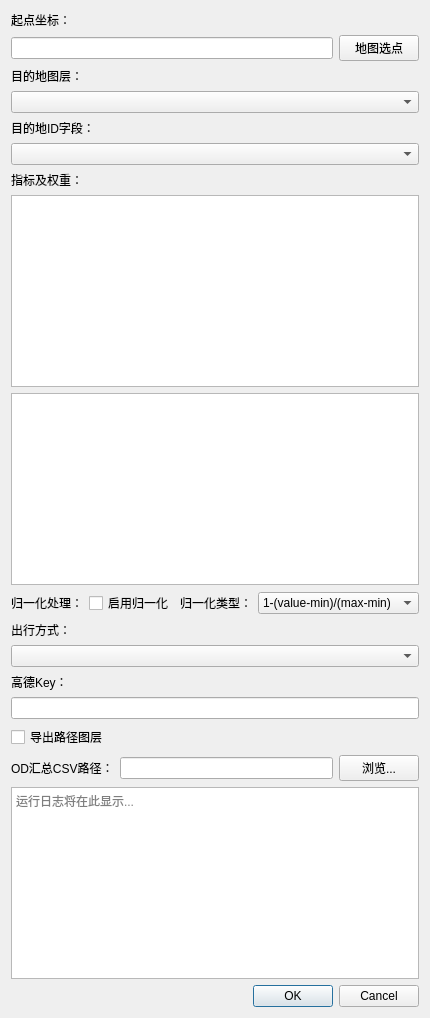
<ui version="4.0">
 <class>ChooseMyDestinationDialogBase</class>
 <widget class="QDialog" name="ChooseMyDestinationDialogBase">
  <property name="windowTitle">
   <string>Choose My Destination</string>
  </property>
  <layout class="QVBoxLayout" name="verticalLayout">
   <item>
    <widget class="QLabel" name="label_start">
     <property name="text">
      <string>起点坐标：</string>
     </property>
    </widget>
   </item>
   <item>
    <layout class="QHBoxLayout" name="horizontalLayout_start">
     <item>
      <widget class="QLineEdit" name="lineEdit_start"/>
     </item>
     <item>
      <widget class="QPushButton" name="btn_pick_point">
       <property name="text">
        <string>地图选点</string>
       </property>
      </widget>
     </item>
    </layout>
   </item>
   <item>
    <widget class="QLabel" name="label_layer">
     <property name="text">
      <string>目的地图层：</string>
     </property>
    </widget>
   </item>
   <item>
    <widget class="QComboBox" name="comboBox_layer"/>
   </item>
   <item>
    <widget class="QLabel" name="label_dest_id_field">
     <property name="text">
      <string>目的地ID字段：</string>
     </property>
    </widget>
   </item>
   <item>
    <widget class="QComboBox" name="comboBox_dest_id_field"/>
   </item>
   <item>
    <widget class="QLabel" name="label_fields">
     <property name="text">
      <string>指标及权重：</string>
     </property>
    </widget>
   </item>
   <item>
    <widget class="QListWidget" name="listWidget_field_select">
     <property name="selectionMode">
      <enum>QAbstractItemView::MultiSelection</enum>
     </property>
     <property name="minimumHeight">
      <number>60</number>
     </property>
    </widget>
   </item>
   <item>
    <widget class="QTableWidget" name="tableWidget_fields"/>
   </item>
   <item>
    <layout class="QHBoxLayout" name="horizontalLayout_normalize">
     <item>
      <widget class="QLabel" name="label_normalize">
       <property name="text">
        <string>归一化处理：</string>
       </property>
      </widget>
     </item>
     <item>
      <widget class="QCheckBox" name="checkBox_normalize">
       <property name="text">
        <string>启用归一化</string>
       </property>
      </widget>
     </item>
     <item>
      <widget class="QLabel" name="label_normalize_type">
       <property name="text">
        <string>归一化类型：</string>
       </property>
      </widget>
     </item>
     <item>
      <widget class="QComboBox" name="comboBox_normalize_type">
       <item>
        <property name="text">
         <string>1-(value-min)/(max-min)</string>
        </property>
       </item>
       <item>
        <property name="text">
         <string>(value-min)/(max-min)</string>
        </property>
       </item>
      </widget>
     </item>
    </layout>
   </item>
   <item>
    <widget class="QLabel" name="label_mode">
     <property name="text">
      <string>出行方式：</string>
     </property>
    </widget>
   </item>
   <item>
    <widget class="QComboBox" name="comboBox_mode"/>
   </item>
   <item>
    <widget class="QLabel" name="label_key">
     <property name="text">
      <string>高德Key：</string>
     </property>
    </widget>
   </item>
   <item>
    <widget class="QLineEdit" name="lineEdit_key"/>
   </item>
   <item>
    <widget class="QCheckBox" name="checkBox_export_path">
     <property name="text">
      <string>导出路径图层</string>
     </property>
    </widget>
   </item>
   <!-- 新增导出CSV路径输入框 -->
   <item>
    <layout class="QHBoxLayout" name="horizontalLayout_export_path">
     <item>
      <widget class="QLabel" name="label_export_path">
       <property name="text">
        <string>OD汇总CSV路径：</string>
       </property>
      </widget>
     </item>
     <item>
      <widget class="QLineEdit" name="lineEdit_export_path"/>
     </item>
     <item>
      <widget class="QPushButton" name="btn_browse_export_path">
       <property name="text">
        <string>浏览...</string>
       </property>
      </widget>
     </item>
    </layout>
   </item>
   <item>
    <widget class="QTextEdit" name="textEdit_log">
     <property name="readOnly">
      <bool>true</bool>
     </property>
     <property name="placeholderText">
      <string>运行日志将在此显示...</string>
   </property>
    </widget>
   </item>
   <item>
    <widget class="QDialogButtonBox" name="button_box">
     <property name="orientation">
    <enum>Qt::Horizontal</enum>
   </property>
     <property name="standardButtons">
    <set>QDialogButtonBox::Cancel|QDialogButtonBox::Ok</set>
   </property>
  </widget>
   </item>
  </layout>
 </widget>
 <resources/>
 <connections/>
</ui>
